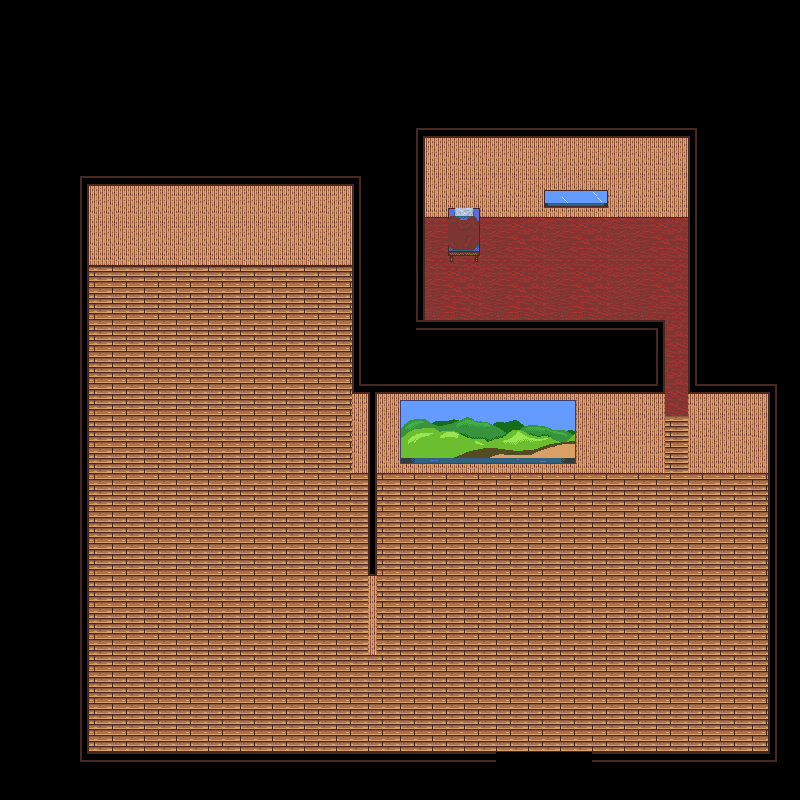

A 2D game scene composited from a Tiled map and its tileset images. What follows is a short description and the map's XML, with each tile layer's data collapsed to a summary:
An orthogonal 50x50 tile map with 16x16 px tiles, 5 tile layers (background, buildings, midGround, foreGround, ...), 2 tilesets and 1 object.

<map version="1.0" tiledversion="1.1.6" orientation="orthogonal" renderorder="right-down" width="50" height="50" tilewidth="16" tileheight="16" infinite="0" nextobjectid="35">
 <tileset firstgid="1" source="InteriorSpriteSheet.tsx" />
 <tileset firstgid="10001" source="MasterSpriteSheet.tsx" />
 <layer name="background" width="50" height="50">
  <data>[2500 cells, 1202 non-empty, 21 distinct tile ids]</data>
 </layer>
 <objectgroup name="Portal">
  <object id="32" x="510" y="753" width="70.5" height="16">
   <properties>
    <property name="Click" value="false" />
    <property name="SafteyOffSetX" value="0" />
    <property name="SafteyOffSetY" value="-75" />
    <property name="standardFrom" value="2" />
    <property name="standardTo" value="1" />
   </properties>
  </object>
 </objectgroup>
 <layer name="buildings" width="50" height="50">
  <data>[2500 cells, 525 non-empty, 56 distinct tile ids]</data>
 </layer>
 <layer name="midGround" width="50" height="50">
  <data>[2500 cells, 8 non-empty, 8 distinct tile ids]</data>
 </layer>
 <layer name="foreGround" width="50" height="50">
  <data>[2500 cells, 44 non-empty, 44 distinct tile ids]</data>
 </layer>
 <layer name="placement" width="50" height="50">
  <data>[2500 cells, 0 non-empty, 0 distinct tile ids]</data>
 </layer>
</map>
